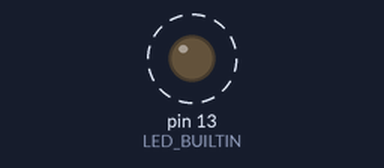
Simulated run of this program. Board: Arduino Pro Mini, built with avr-gcc and run on an emulated ATmega328P. On the bench: output pins drawn as LEDs (lit = HIGH). Dashed ring = blinking.

Above: at 0.2 s.
Timing chart, 0 to 3.0 s (numbered marks = the images above):
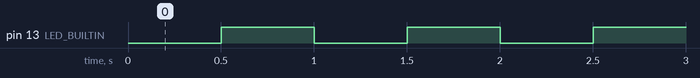

Measured:
- by itself, pin 13 (LED_BUILTIN): alternates HIGH for 0.50 s and LOW for 0.50 s

The program:

main.cpp
```cpp
#include <Arduino.h>

// definicion de estados como macros (tambien se puede usar un enum)
#define OFF 0
#define ON 1

int estado; // variable de estado

void setup() {
  // configuracion de pines
  pinMode(LED_BUILTIN, OUTPUT);

  // estado inicial
  estado = OFF;
}

void loop() {
  // ejecucion de la maquina de estado
  switch (estado)
  {
    case OFF:
      // apaga el led
      digitalWrite(LED_BUILTIN, 0);
      // espera un poco
      delay(500);
      // cambia de estado
      estado = ON;
      break;

    case ON:
      // enciende el led
      digitalWrite(LED_BUILTIN, 1);
      // espera un poco
      delay(500);
      // cambia de estado
      estado = OFF;
      break;

    default:
      break;
  }
}
```
